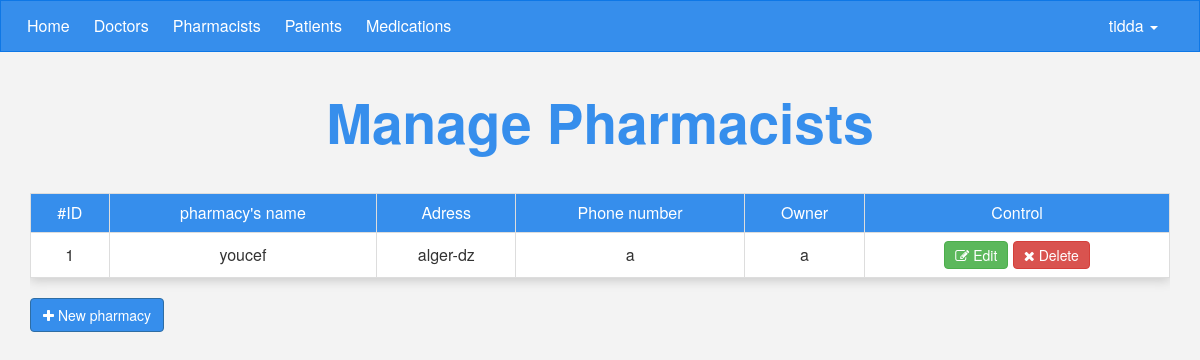
Screenshot of /admin/pharmacists.php (signed in) with the database file from the repository.
### tables this page shows
CREATE TABLE `pharmacy` (
  `ph_id` int(11) NOT NULL,
  `ph_name` varchar(255) NOT NULL,
  `ph_password` varchar(255) NOT NULL,
  `adress` varchar(255) NOT NULL,
  `phone` varchar(255) NOT NULL,
  `owner_name` varchar(255) NOT NULL
);

### admin/pharmacists.php (the view, shortened to what this page needs)
<?php
  if(isset($_SESSION['ID'])){
 	 include 'init.php';
     $do = isset($_GET['do']) ? $_GET['do'] : 'manage';
      if($do=='manage'){
	    	$stmt = $con->prepare("SELECT * FROM PFE_DB.pharmacy");
			$stmt->execute();
	        $rows = $stmt->fetchAll();
	    	?>
	     <h1 class="text-center">Manage Pharmacists</h1>
	     <div class="container">
	     	<div class="table-responsive">
	     		<table class="table table-bordered text-center main-table">
	     			<tr>
	     				<td>#ID</td>
	     				<td>pharmacy's name</td>
	     				<td>Adress</td>
	     				<td>Phone number</td>
	     				<td>Owner</td>
	     				<td>Control</td>
	     			</tr>
	     			<?php
	     			   foreach($rows as $row){
	     			   	echo'<tr class="'.$row["ph_id"].'">';
	                             echo '<td>'.$row["ph_id"].'</td>';
	                             echo '<td>'.$row["ph_name"].'</td>';
	                             echo '<td>'.$row["adress"].'</td>';
	                             echo '<td>'.$row["phone"].'</td>';
	                             echo '<td>'.$row["owner_name"].'</td>';
	                             echo '<td>
	                                     <a href="?do=edit&ph_id='.$row["ph_id"].'" class="btn btn-success">
	                                     <i class="fa fa-edit"></i> Edit</a>
	                                     <a data-id="'.$row["ph_id"].'" class="btn btn-danger confirm1">
	                                     <i class="fa fa-close"></i> Delete</a>
	                                   </td';
	     			   }
	     			?>
	     		</table>
	     	</div>
	     	<button class="bg-blue bg-blue-h add-ph btn btn-primary"><i class="fa fa-plus"></i> New pharmacy</button>
	     </div>
	       <?php
        }
     include $tpl .'footer_end.php';
   }else{
 	 header('Location: index.php');
     exit();
   } ?>

### admin/layouts/css/backend.css (style rules this page uses)
body { background-color: #F3F3F3; font-size: 16px; }
h1 { font-size: 55px; margin: 40px 0; font-weight: bold; color: #368eec ; }
.main-table { -webkit-box-shadow: 0 3px 10px #CCC; -moz-box-shadow: 0 3px 10px #CCC; box-shadow: 0 3px 10px #CCC; }
.main-table td { background-color: #FFF; vertical-align: middle !important; }
.main-table tr:first-child td { background-color: #368eec; color: #FFF; }
.main-table .btn { padding: 3px 10px; }
.bg-blue { background-color: #368eec !important; }

### rows the page displays
pharmacy: ph_id "1", ph_name "youcef", adress "alger-dz", phone "a", owner_name "a"

### other values shown
$_SESSION['username'] "tidda"
